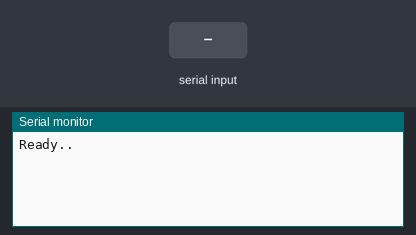
This sketch was run on a simulated Arduino Leonardo, built with avr-gcc and run on an emulated ATmega32U4. On the bench: the last lines printed to the serial monitor. The test bench sets the inputs (shaded band).

Above: at 4.2 s.
4.3 s: "1" received over the second serial link
At 5.0 s:
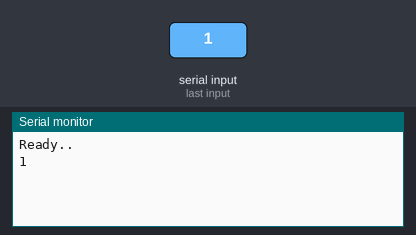
5.8 s: "0" received over the second serial link
At 7.0 s:
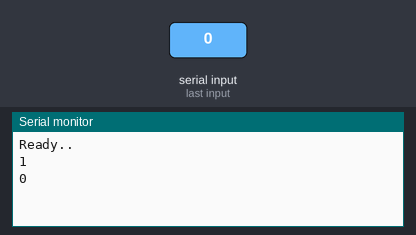
7.3 s: "2" received over the second serial link
At 8.5 s:
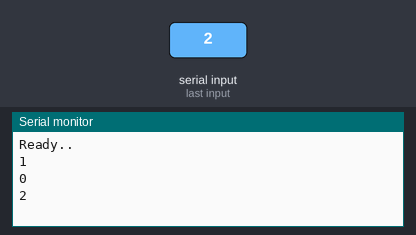

The sketch:

Arduino_LEO.ino
```cpp
#include "Keyboard.h"

char data;


void setup() {
  Serial1.begin(9600);
  Serial.begin(9600);
  // put your setup code here, to run once:
  delay(3*1000);
  Serial.println("Ready.. ");
  Serial1.println("Ready.. ");
}

void loop() {
  // put your main code here, to run repeatedly:
  if (Serial1.available()){
    data = Serial1.read();
    Keyboard.press(data);
    delay(5);
    Keyboard.releaseAll();
    Serial.println(data);
  }
}

void writeIn(char text[]) {
  int i, len;
  len = strlen(text);
  //  Serial.println(text);
  for (i = 0; i < len; i++) {
    Serial.print(text[i]);
    delay(210);
  }
  Serial.println();
}
```

Measured:
- after the input at 4.3 s, the serial monitor: prints a new line at once (image 1)
- after the input at 5.8 s, the serial monitor: prints a new line at once (image 2)
- after the input at 7.3 s, the serial monitor: prints a new line at once (image 3)
